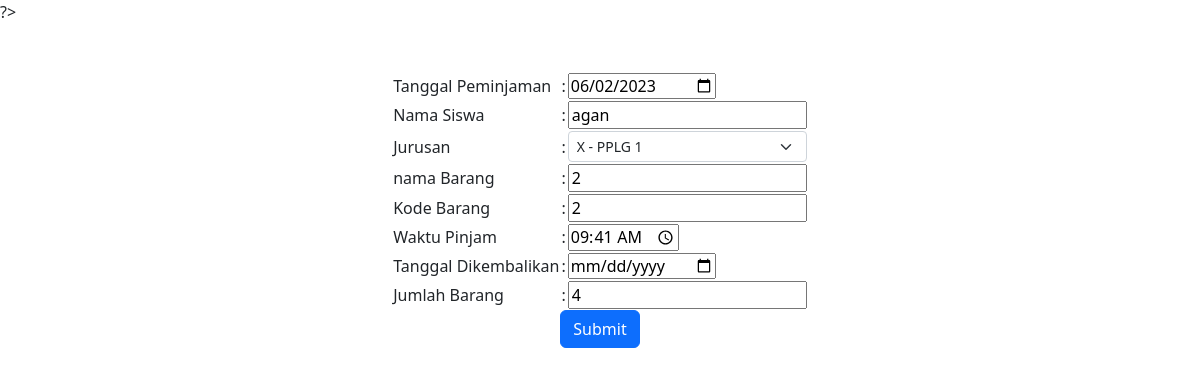
The app's page /inventaris/edit_pengembalian.php?kode_brg=52 with its own data.
### tables this page shows
CREATE TABLE `barang` (
  `kode_brg` int(11) NOT NULL,
  `nama_brg` varchar(30) NOT NULL,
  `kd_barang` int(11) NOT NULL,
  `jurusan` varchar(50) NOT NULL,
  `nama_p` varchar(40) NOT NULL,
  `waktu_p` varchar(50) NOT NULL,
  `jumlah_brg` int(30) NOT NULL,
  `tanggal_p` date NOT NULL
);

### inventaris/edit_pengembalian.php (the view, shortened to what this page needs)
<?php
$koneksi = mysqli_connect("localhost","root","","tekstil");
$kd_brg = $_GET['kode_brg'];
        ?>
<!DOCTYPE html>
<html lang="en">
<head>
<link href="https://cdn.jsdelivr.net/npm/bootstrap@5.2.2/dist/css/bootstrap.min.css" rel="stylesheet">
</head>
<body>
<div class="card-header mt-5">
	<form action="kempros.php" method="post" >
    <table align="center">
        <tr>
            <td>Tanggal Peminjaman</td>
            <td>:</td>
            <td><?php
            $sql = "SELECT * FROM barang WHERE kode_brg='$kd_brg'";
            $hasil = mysqli_query($koneksi,$sql);
            while($data = mysqli_fetch_array($hasil)) {
                ?>
            <input type="date" name="tgl_p" value="<?php echo $data['tanggal_p']; ?>" >
        <?php } ?></td>
        </tr>
        <tr>
            <td>Nama Siswa</td>
            <td>:</td>
            <td> <?php
            $sql = "SELECT * FROM barang WHERE kode_brg='$kd_brg'";
            $hasil = mysqli_query($koneksi,$sql);
            while($data = mysqli_fetch_array($hasil)) {
                ?>
            <input type="text" name="n_p" value="<?php echo $data['nama_p']; ?>" >
        <?php } ?>
        </td>
        </tr>
        <tr>
        <td>Jurusan</td>
        <td>:</td>
        <td><select class="form-select form-select-sm" name="jurusan" aria-label="Default select example">
    <?php
    $sql = "SELECT * FROM jurusan";
    $hasil = mysqli_query($koneksi,$sql);
    while($data = mysqli_fetch_array($hasil)){
    ?>
        <option value="<?php echo $data['jurusan']; ?>"><?php echo $data['jurusan']; ?></option>
    <?php
        }
    ?>
    </select>
    </tr>
    <tr>
            <td> nama Barang
            <td>:</td>
            <td><?php
            $sql = "SELECT * FROM barang WHERE kode_brg='$kd_brg'";
            $hasil = mysqli_query($koneksi,$sql);
            while($data = mysqli_fetch_array($hasil)) {
                ?>
            <input type="text" name="nama" value="<?php echo $data['nama_brg']; ?>" >
         <?php } ?></td>
            </td>
        </tr>
    <tr>
    <tr>
            <td> Kode Barang
            <td>:</td>
            <td><?php
            $sql = "SELECT * FROM barang WHERE kode_brg='$kd_brg'";
            $hasil = mysqli_query($koneksi,$sql);
            while($data = mysqli_fetch_array($hasil)) {
                ?>
            <input type="text" name="code"  value="<?php echo $data['kd_barang']; ?>" >
         <?php } ?></td>
            </td>
        </tr>
    <tr>
        <td>Waktu Pinjam</td>
        <td>:</td>
        <td><?php
            $sql = "SELECT * FROM barang WHERE kode_brg='$kd_brg'";
            $hasil = mysqli_query($koneksi,$sql);
            while($data = mysqli_fetch_array($hasil)) {
                ?>
            <input type="time" value="<?php echo $data['waktu_p']; ?>" name="w_p" >
        <?php } ?></td>
    </tr>
    <tr>
        <td>Tanggal Dikembalikan</td>
        <td>:</td>
        <td><input type="date" name="tanggal"></td>
    </tr>
    <tr>
        <td>Jumlah Barang</td>
        <td>:</td>
        <td><?php
            $sql = "SELECT * FROM barang WHERE kode_brg='$kd_brg'";
            $hasil = mysqli_query($koneksi,$sql);
            while($data = mysqli_fetch_array($hasil)) {
                ?>
            <input type="text" value="<?php echo $data['jumlah_brg']; ?>" name="jumlah">
        <?php } ?></td>
    </tr>
    </table>
    <div class="form-group text-center">
      <input type="submit"  class="btn btn-primary" name="ubah">
    </div>
	</form>
</div>
</body>
</html>

### records on screen
barang: tgl_p "06/02/2023", n_p "agan", nama "2", code "2", w_p "09:41", jumlah "4"

### other values on screen
form field jurusan "X - PPLG 1"
